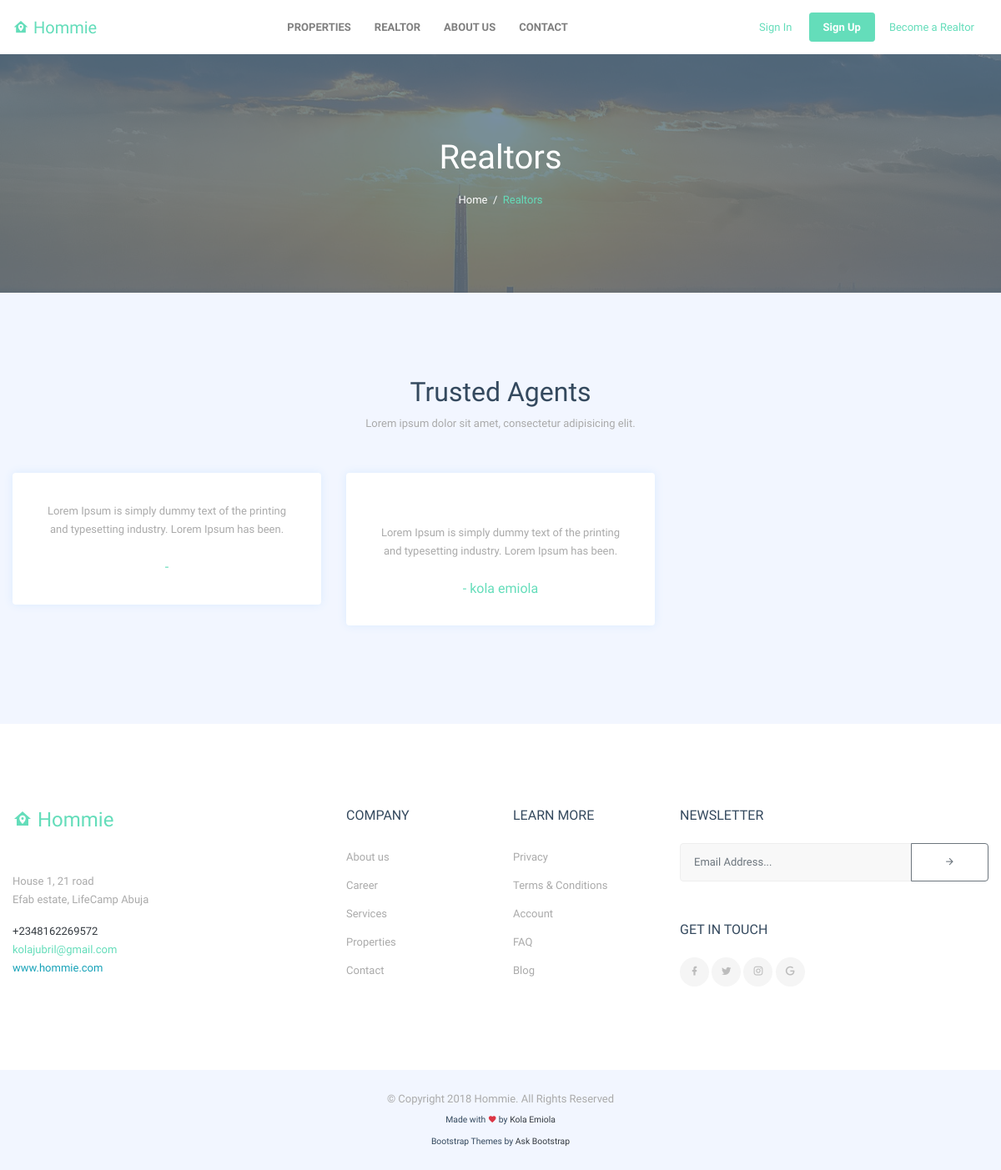
The app's page /realtor/realtors/, older data.
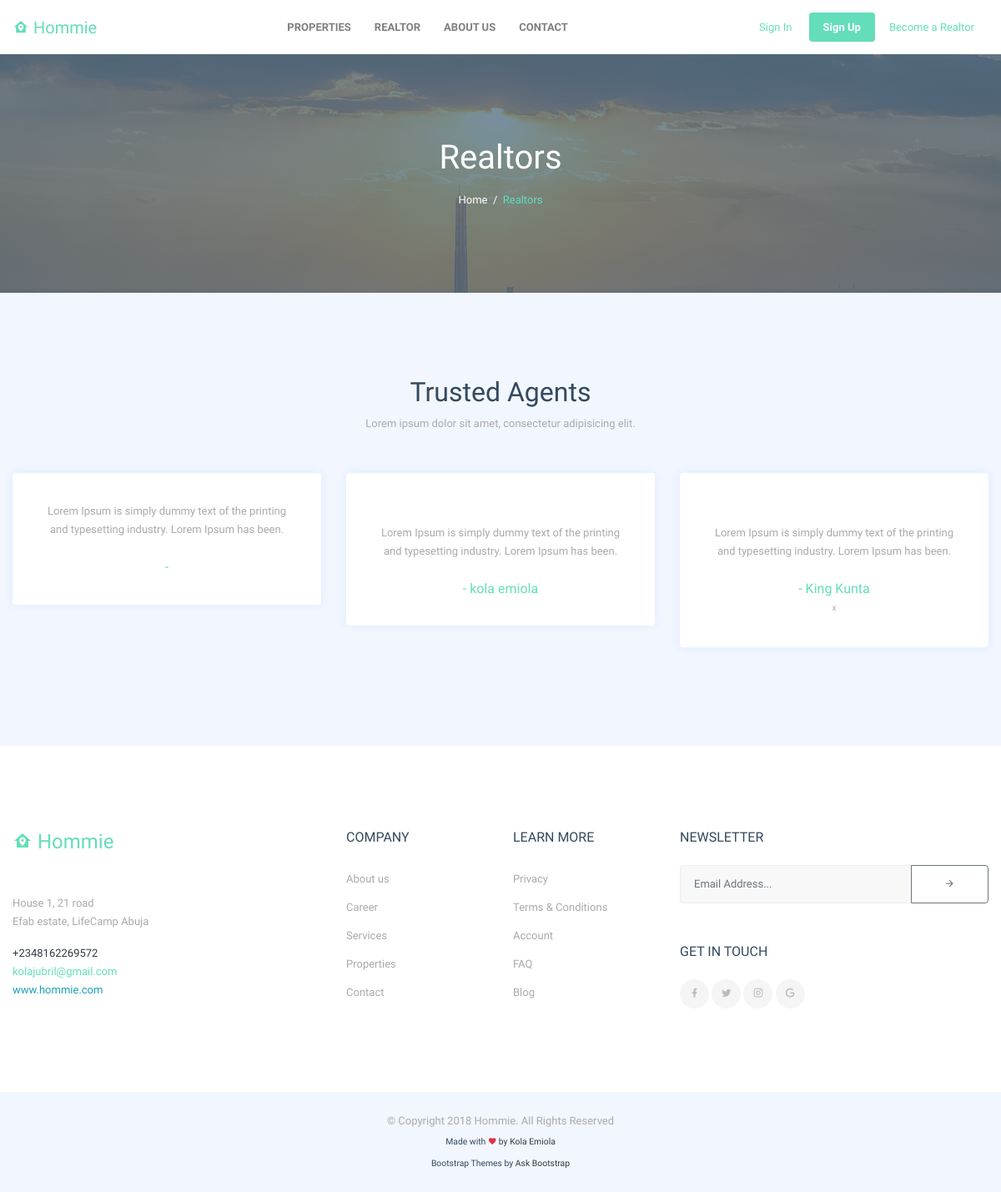
The same page, newer data.
### realtor/models.py (models this page shows, shortened)
class Realtor(models.Model):
    user = models.OneToOneField(User)
    city = models.ForeignKey('property.City', default=1)
    managers = models.ManyToManyField(User, related_name="manager_realtor", blank=True)
    active = models.BooleanField(default=False)
    timestamp = models.DateTimeField(auto_now_add=True, auto_now=False)
    image = models.ImageField(upload_to='realtor/', null=True, blank=True)
    address = models.CharField(blank=True,max_length=200)
    state = models.CharField(blank=True,max_length=200)
    phone_number = models.IntegerField(blank=True,default='0')
    website  = models.URLField(blank=True,max_length=200)
    company_name = models.CharField(blank=True,max_length=200)
    agree_to_terms = models.BooleanField(default=False)
    def get_realtor_url(self):
        return reverse("realtor:realtor-detail", kwargs={"pk":self.pk})

### main/models.py (models this page shows)
class User(AbstractUser):
    username = None
    email = models.EmailField(_('email address'), unique=True)
    USERNAME_FIELD = 'email'
    REQUIRED_FIELDS = []
    objects = UserManager()

### realtor/views.py (the view)
class RealtorsListView(ListView):
    template_name = "realtor/realtor_list.html"
    queryset      = Realtor.objects.all()[:50]

### realtor/templates/realtor/realtor_list.html
{% extends "base.html" %}
{% load staticfiles %}
{% load crispy_forms_tags %}
{% block content %}
    <section class="section-padding bg-dark inner-header" style="background-image: url({% static 'images/city_view.jpg' %})">
        <div class="container">
            <div class="row">
                <div class="col-md-12 text-center">
                    <h1 class="mt-0 mb-3 text-white">Realtors</h1>
                    <div class="breadcrumbs">
                        <p class="mb-0 text-white"><a class="text-white" href="/">Home</a>  /  <span class="text-success">Realtors</span></p>
                    </div>
                </div>
            </div>
        </div>
    </section>
    {% if object_list %}
     <section class="section-padding">
        <div class="section-title text-center mb-5">
           <h2>Trusted Agents</h2>
           <p>Lorem ipsum dolor sit amet, consectetur adipisicing elit.</p>
        </div>
        <div class="container">
           <div class="row">
               {% for realtor in object_list %}
                    {% include 'realtor/snippet/realtor_card.html' with instance=realtor %}
               {% endfor%}
           </div>
        </div>
     </section>
    {% else %}
    <section class="section-padding">
            <div class="section-title text-center mb-5">
               <h2>No agent here </h2>
            </div>
         </section>
    {% endif %}
{% endblock %}

### realtor/templates/realtor/snippet/realtor_card.html (shortened to what this page needs)
<div class="col-lg-4 col-md-4">
    <div class="card padding-card">
        <a href="{{ instance.get_realtor_url }}">
            <div class="card-body agents-card text-center">
                    <p class="mb-4">Lorem Ipsum is simply dummy text of the printing and typesetting industry. Lorem Ipsum has been.</p>
                    <h6 class="mb-0 text-success">- {{ instance.user.first_name }}  {{ instance.user.last_name }}</h6>
                <small>{{ instance.company_name }}</small>
            </div>
        </a>
    </div>
</div>

Row changes from the older to the newer data that the page shows:
added Realtor: user.first_name "King", user.last_name "Kunta", company_name "x"
